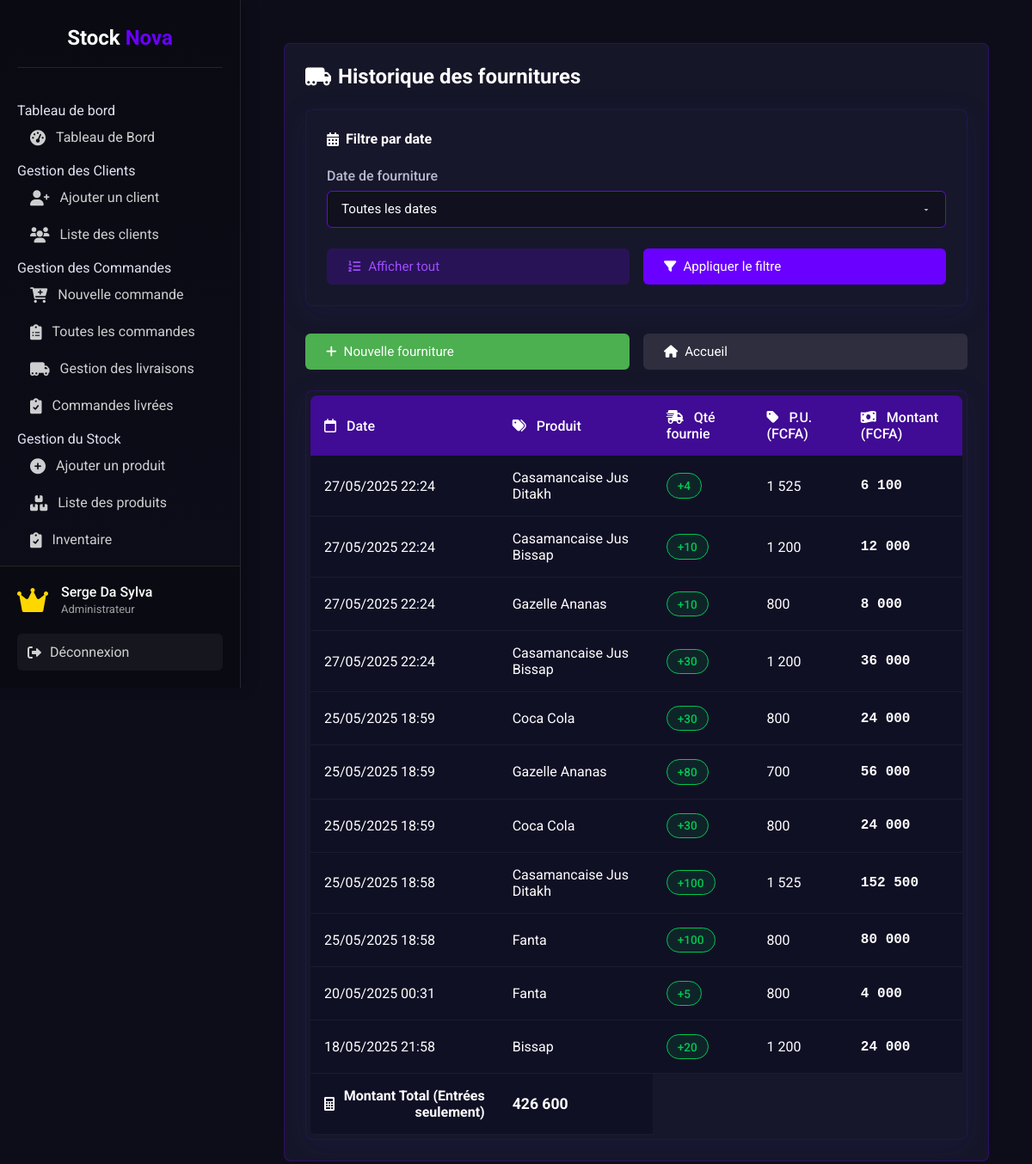
/findfourniture.php (signed in), run on the app's committed database.
### tables this page shows
CREATE TABLE `historique_fournitures` (
  `id` int(11) NOT NULL,
  `produit_id` int(11) DEFAULT NULL,
  `designation` varchar(255) NOT NULL,
  `quantite_ajoutee` int(11) NOT NULL,
  `prix_unitaire` decimal(10,2) NOT NULL,
  `date_operation` datetime NOT NULL DEFAULT current_timestamp()
);

### findfourniture.php (the view, shortened to what this page needs)
<?php
require 'includes/connexion.php';
require 'includes/header.php';
$date = $_GET['date'] ?? '';
$showAll = isset($_GET['show_all']);
try {
if ($showAll) {
    $query = "SELECT
             h.produit_id,
             h.designation,
             GREATEST(h.quantite_ajoutee, 0) AS quantite_ajoutee,
             h.prix_unitaire,
             h.date_operation,
             p.nom_prod
             FROM historique_fournitures h
             JOIN produits p ON h.produit_id = p.id_prod
             ORDER BY h.date_operation DESC";
} else {
    $query = "SELECT
             h.produit_id,
             h.designation,
             GREATEST(h.quantite_ajoutee, 0) AS quantite_ajoutee,
             h.prix_unitaire,
             h.date_operation,
             p.nom_prod
             FROM historique_fournitures h
             JOIN produits p ON h.produit_id = p.id_prod
             WHERE (:date = '' OR DATE(h.date_operation) = :date)
             ORDER BY h.date_operation DESC";
}
    $stmt = $pdo->prepare($query);
    if (!$showAll) {
        $stmt->bindParam(':date', $date);
    }
    $stmt->execute();
    $fournitures = $stmt->fetchAll(PDO::FETCH_ASSOC);
} catch (PDOException $e) {
    $errorMessage = "Erreur de base de données : " . $e->getMessage();
    $fournitures = [];
    $dates = [];
}
$total = 0;
foreach ($fournitures as $fourniture) {
    if ($fourniture['quantite_ajoutee'] > 0) {
        $total += $fourniture['quantite_ajoutee'] * $fourniture['prix_unitaire'];
    }
}
?>
<div class="dashboard-container">
    <div class="data-section">
        <div class="section-header">
            <h3><i class="fas fa-truck-moving"></i> Historique des fournitures</h3>
        </div>
        <div class="search-section">
            <form method="GET" class="search-form glassmorphism">
                <h4><i class="fas fa-calendar-alt"></i> Filtre par date</h4>
                <div class="form-group">
                    <label for="date">Date de fourniture</label>
                    <select name="date" id="date" class="form-select">
                        <option value="">Toutes les dates</option>
                    </select>
                </div>
                <div class="form-actions">
                    <a href="?show_all=1" class="action-btn show-all-btn">
                        <i class="fas fa-list-ol"></i> Afficher tout
                    </a>
                    <button type="submit" class="action-btn search-btn">
                        <i class="fas fa-filter"></i> Appliquer le filtre
                    </button>
                </div>
            </form>
        </div>
        <div class="table-section">
            <div class="table-actions">
                <a href="fourniture.php" class="action-btn add-btn">
                    <i class="fas fa-plus"></i> Nouvelle fourniture
                </a>
                <a href="acceuil_admin.php" class="action-btn home-btn">
                    <i class="fas fa-home"></i> Accueil
                </a>
            </div>
            <div class="data-table-container glassmorphism">
                <table class="data-table">
                    <thead>
                        <tr>
                            <th><i class="far fa-calendar"></i> Date</th>
                            <th><i class="fas fa-tags"></i> Produit</th>
                            <th><i class="fas fa-shipping-fast"></i> Qté fournie</th>
                            <th><i class="fas fa-tag"></i> P.U. (FCFA)</th>
                            <th><i class="fas fa-money-bill-wave"></i> Montant (FCFA)</th>
                        </tr>
                    </thead>
                    <tbody>
                        <?php if (empty($fournitures)): ?>
                            <tr>
                                <td colspan="5" class="text-center">Aucune fourniture enregistrée</td>
                            </tr>
                        <?php else: ?>
                            <?php foreach ($fournitures as $fourniture): ?>
                                <tr>
                                    <td><?= date('d/m/Y H:i', strtotime($fourniture['date_operation'])) ?></td>
                                    <td><?= htmlspecialchars($fourniture['designation']) ?></td>
                                    <td>
                                        <?php if ($fourniture['quantite_ajoutee'] <= 0): ?>
                                            <span class="badge critical">Sortie</span>
                                        <?php else: ?>
                                            <span class="badge success">+<?= $fourniture['quantite_ajoutee'] ?></span>
                                        <?php endif; ?>
                                        </td>
                                    <td><?= number_format($fourniture['prix_unitaire'], 0, ',', ' ') ?></td>
                                    <td class="amount"><?= number_format($fourniture['quantite_ajoutee'] * $fourniture['prix_unitaire'], 0, ',', ' ') ?></td>
                                </tr>
                            <?php endforeach; ?>
                        <?php endif; ?>
                    </tbody>
                    <tfoot>
                    <tr>
                        <td colspan="4" class="total-label">
                            <i class="fas fa-calculator"></i> Montant Total (Entrées seulement)
                        </td>
                        <td class="total-value"><?= number_format($total, 0, ',', ' ') ?></td>
                    </tr>
                    </tfoot>
                </table>
            </div>
        </div>
    </div>
</div>
<?php include 'includes/footer.php'; ?>

### css/styles.css (style rules this page uses)
:root { --primary: #9c27b0; --primary-dark: #7b1fa2; --primary-light: #ba68c8; --dark: #121212; --darker: #000000; --light: #f5f5f5; --danger: #e91e63; --success: #4caf50; --warning: #ff9800; }
* { box-sizing: border-box; margin: 0; padding: 0; font-family: 'Roboto', sans-serif; }
body { background-color: var(--dark); color: var(--light); display: flex; min-height: 100vh; }

### findfourniture.php (style rules this page uses)
:root { --primary: #6a00ff; --primary-light: #9d4dff; --secondary: #00ffc6; --dark: #0d0d1a; --darker: #0a0a12; --light: #e0e0f0; --text: #ffffff; --text-secondary: #b8b8d1; --danger: #ff6b6b; --warning: #ffc107; --success: #4caf50; }
.dashboard-container { max-width: 1400px; margin: 0 auto; padding: 20px; }
.data-section { background: rgba(26, 26, 46, 0.8); border-radius: 8px; padding: 1.5rem; border: 1px solid rgba(106, 0, 255, 0.3); }
.section-header { display: flex; justify-content: space-between; align-items: center; margin-bottom: 1.5rem; }
.section-header h3 { color: var(--text); font-size: 1.5rem; display: flex; align-items: center; gap: 0.5rem; margin: 0; }
.glassmorphism { background: rgba(26, 26, 46, 0.6); backdrop-filter: blur(10px); -webkit-backdrop-filter: blur(10px); border-radius: 8px; border: 1px solid rgba(106, 0, 255, 0.2); box-shadow: 0 8px 32px 0 rgba(31, 38, 135, 0.15); }
.search-section { margin-bottom: 1.5rem; }
.search-form { padding: 1.5rem; }
.search-form h4 { color: var(--text); margin-top: 0; margin-bottom: 1.5rem; display: flex; align-items: center; gap: 0.5rem; }
.form-group { margin-bottom: 1.5rem; }
.form-group label { display: block; margin-bottom: 0.5rem; color: var(--text-secondary); font-weight: 500; }
.form-select { width: 100%; padding: 0.75rem 1rem; background: rgba(0, 0, 0, 0.3); border: 1px solid var(--primary); border-radius: 6px; color: var(--text); font-size: 0.95rem; transition: all 0.3s; appearance: none; background-repeat: no-repeat; background-position: right 1rem center; background-size: 12px; }
.form-actions { display: flex; gap: 1rem; margin-top: 1.5rem; }
.action-btn { padding: 0.75rem 1.5rem; border: none; border-radius: 6px; color: white; cursor: pointer; font-size: 0.95rem; transition: all 0.3s; display: inline-flex; align-items: center; gap: 0.5rem; flex: 1; text-decoration: none; }
.action-btn i { font-size: 0.9rem; }
.show-all-btn { background: rgba(106, 0, 255, 0.2); color: var(--primary-light); }
.search-btn { background: var(--primary); color: white; }
.table-section { margin-top: 2rem; }
.table-actions { display: flex; gap: 1rem; margin-bottom: 1.5rem; }
.add-btn { background: var(--success); color: white; }
.home-btn { background: rgba(255, 255, 255, 0.1); color: var(--text); }
.data-table-container { overflow-x: auto; padding: 5px; }
.data-table { width: 100%; border-collapse: separate; border-spacing: 0; border-radius: 8px; overflow: hidden; }
.data-table th { padding: 1rem; text-align: left; background: rgba(106, 0, 255, 0.5); color: white; font-weight: 500; }
.data-table th i { margin-right: 0.5rem; }
.data-table td { padding: 1rem; border-bottom: 1px solid rgba(255, 255, 255, 0.05); background: rgba(15, 15, 35, 0.7); color: var(--text); }
.amount { font-family: 'Courier New', monospace; font-weight: bold; }
.total-label { font-weight: bold; text-align: right; display: flex; align-items: center; justify-content: flex-end; gap: 0.5rem; }
.total-value { font-weight: bold; color: var(--secondary); font-size: 1.1rem; }
.badge { display: inline-block; padding: 0.35rem 0.75rem; border-radius: 50px; font-weight: 500; font-size: 0.85rem; }
.badge.success { background: rgba(0, 200, 83, 0.1); color: #00c853; border: 1px solid #00c853; }

### data on the page
historique_fournitures: date_operation "27/05/2025 22:24", designation "Casamancaise Jus Ditakh", quantite_ajoutee "4", prix_unitaire "1 525", prix_unitaire "6 100"
historique_fournitures: date_operation "27/05/2025 22:24", designation "Casamancaise Jus Bissap", quantite_ajoutee "10", prix_unitaire "1 200", prix_unitaire "12 000"
historique_fournitures: date_operation "27/05/2025 22:24", designation "Gazelle Ananas", quantite_ajoutee "10", prix_unitaire "800", prix_unitaire "8 000"
historique_fournitures: date_operation "27/05/2025 22:24", designation "Casamancaise Jus Bissap", quantite_ajoutee "30", prix_unitaire "1 200", prix_unitaire "36 000"
historique_fournitures: date_operation "25/05/2025 18:59", designation "Coca Cola", quantite_ajoutee "30", prix_unitaire "800", prix_unitaire "24 000"
historique_fournitures: date_operation "25/05/2025 18:59", designation "Gazelle Ananas", quantite_ajoutee "80", prix_unitaire "700", prix_unitaire "56 000"
historique_fournitures: date_operation "25/05/2025 18:59", designation "Coca Cola", quantite_ajoutee "30", prix_unitaire "800", prix_unitaire "24 000"
historique_fournitures: date_operation "25/05/2025 18:58", designation "Casamancaise Jus Ditakh", quantite_ajoutee "100", prix_unitaire "1 525", prix_unitaire "152 500"
historique_fournitures: date_operation "25/05/2025 18:58", designation "Fanta", quantite_ajoutee "100", prix_unitaire "800", prix_unitaire "80 000"
historique_fournitures: date_operation "20/05/2025 00:31", designation "Fanta", quantite_ajoutee "5", prix_unitaire "800", prix_unitaire "4 000"
historique_fournitures: date_operation "18/05/2025 21:58", designation "Bissap", quantite_ajoutee "20", prix_unitaire "1 200", prix_unitaire "24 000"

### other printed values
$_SESSION['username'] "Serge Da Sylva"
$total "426 600"
